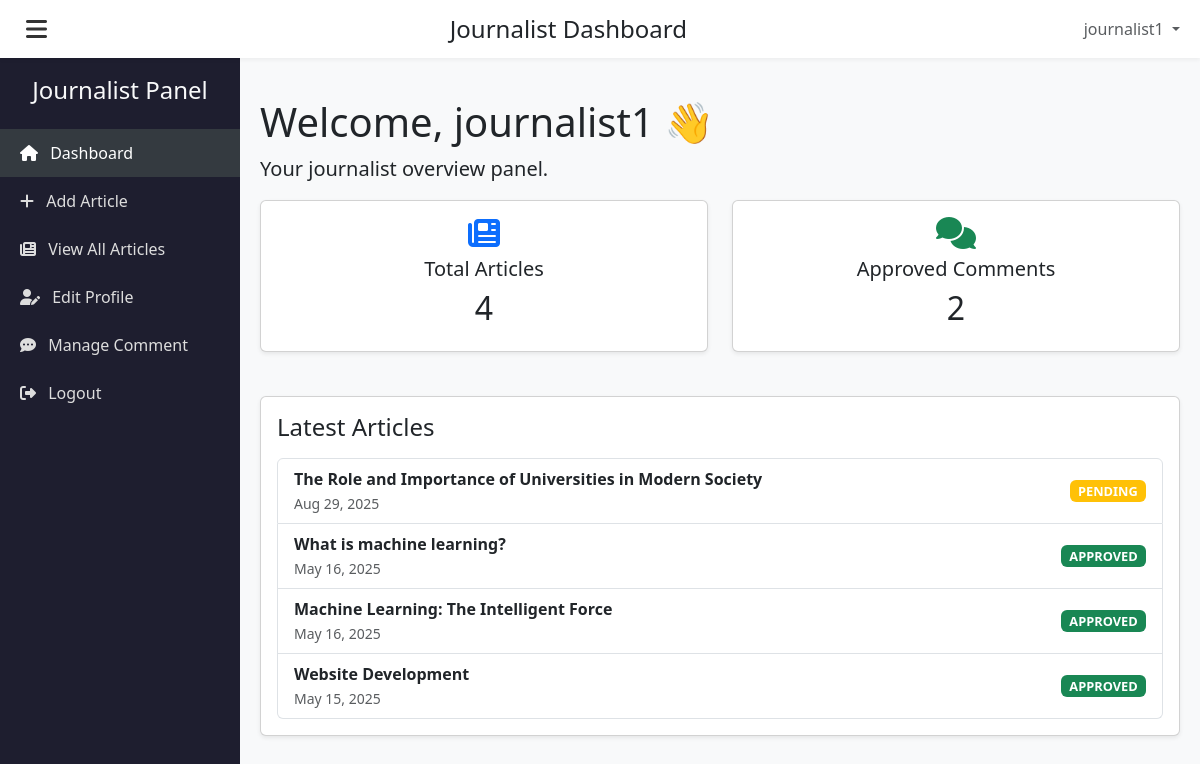
The page /journalist_dashboard.php (signed in) on the database its author committed.
### tables this page shows
CREATE TABLE `articles` (
  `article_id` int(11) NOT NULL AUTO_INCREMENT,
  `title` varchar(255) NOT NULL,
  `content` text NOT NULL,
  `image_url` varchar(255) DEFAULT NULL,
  `status` enum('draft','pending','approved','declined') DEFAULT 'draft',
  `created_at` timestamp NOT NULL DEFAULT current_timestamp(),
  `updated_at` timestamp NOT NULL DEFAULT current_timestamp() ON UPDATE current_timestamp(),
  `author_id` int(11) DEFAULT NULL,
  PRIMARY KEY (`article_id`),
  KEY `author_id` (`author_id`),
  CONSTRAINT `articles_ibfk_1` FOREIGN KEY (`author_id`) REFERENCES `users` (`user_id`) ON DELETE SET NULL
);

### journalist_dashboard.php (the view, shortened to what this page needs)
<?php
require_once 'db.php';
$journalist_id = $_SESSION['user_id'];
$username = htmlspecialchars($_SESSION['username']);
$article_count = 0;
$stmt = $conn->prepare("SELECT COUNT(*) FROM articles WHERE author_id = ?");
$stmt->bind_param("i", $journalist_id);
$stmt->execute();
$stmt->bind_result($article_count);
$comment_count = 0;
$stmt = $conn->prepare("
    SELECT COUNT(*) FROM comments
    WHERE article_id IN (
        SELECT article_id FROM articles WHERE author_id = ?
    ) AND status = 'approved'
");
$stmt->bind_param("i", $journalist_id);
$stmt->execute();
$stmt->bind_result($comment_count);
$latest_articles = [];
$stmt = $conn->prepare("
    SELECT article_id, title, created_at, status
    FROM articles
    WHERE author_id = ?
    ORDER BY created_at DESC
    LIMIT 5
");
$stmt->bind_param("i", $journalist_id);
$stmt->execute();
$stmt->bind_result($id, $title, $created_at, $status);
while ($stmt->fetch()) {
    $latest_articles[] = [
        'id' => $id,
        'title' => $title,
        'created_at' => $created_at,
        'status' => $status
    ];
}
?>
<!DOCTYPE html>
<html lang="en">
<head>
    <link href="https://cdn.jsdelivr.net/npm/bootstrap@5.3.0/dist/css/bootstrap.min.css" rel="stylesheet">
    <link href="https://cdnjs.cloudflare.com/ajax/libs/font-awesome/6.4.0/css/all.min.css" rel="stylesheet">
</head>
<body>
    <div class="top-navbar">
        <button class="hamburger" onclick="toggleSidebar()">
            <i class="fas fa-bars"></i>
        </button>
        <h4 class="m-0">Journalist Dashboard</h4>
        <div class="dropdown d-none d-md-block">
            <a href="#" class="text-muted dropdown-toggle" id="journalistDropdown" data-bs-toggle="dropdown" aria-expanded="false" style="text-decoration:none;cursor:pointer;">
                <?php echo $username; ?>
            </a>
        </div>
    </div>
    <nav id="sidebar" class="sidebar">
        <h4 class="text-center text-light mt-3">Journalist Panel</h4>
        <ul class="list-unstyled mt-4">
            <li class="active"><a href="journalist_dashboard.php"><i class="fas fa-home me-2"></i> Dashboard</a></li>
            <li><a href="add_article.php"><i class="fas fa-plus me-2"></i> Add Article</a></li>
            <li><a href="view_articles.php"><i class="fas fa-newspaper me-2"></i> View All Articles</a></li>
            <li><a href="edit_profile.php"><i class="fas fa-user-edit me-2"></i> Edit Profile</a></li>
            <li><a href="j.manage_comment.php"><i class="fas fa-comment-dots me-2"></i> Manage Comment</a></li>
            <li><a href="logout.php"><i class="fas fa-sign-out-alt me-2"></i> Logout</a></li>
        </ul>
    </nav>
    <main id="mainContent" class="main-content">
        <h1>Welcome, <?php echo $username; ?> 👋</h1>
        <p class="lead">Your journalist overview panel.</p>
        <div class="row mb-4">
            <div class="col-md-6">
                <div class="card shadow-sm">
                    <div class="card-body text-center">
                        <i class="fas fa-newspaper fa-2x text-primary mb-2"></i>
                        <h5>Total Articles</h5>
                        <h2><?php echo $article_count; ?></h2>
                    </div>
                </div>
            </div>
            <div class="col-md-6">
                <div class="card shadow-sm">
                    <div class="card-body text-center">
                        <i class="fas fa-comments fa-2x text-success mb-2"></i>
                        <h5>Approved Comments</h5>
                        <h2><?php echo $comment_count; ?></h2>
                    </div>
                </div>
            </div>
        </div>
        <div class="card shadow-sm">
            <div class="card-body">
                <h4 class="mb-3">Latest Articles</h4>
                <?php if (empty($latest_articles)): ?>
                    <p>No articles posted yet.</p>
                <?php else: ?>
                    <ul class="list-group">
                        <?php foreach ($latest_articles as $article): ?>
                            <li class="list-group-item d-flex justify-content-between align-items-center">
                                <div>
                                    <strong><?php echo htmlspecialchars($article['title']); ?></strong><br>
                                    <small class="text-muted"><?php echo date('M j, Y', strtotime($article['created_at'])); ?></small>
                                </div>
                                <span class="badge bg-<?php
                                                        echo $article['status'] === 'approved' ? 'success' : ($article['status'] === 'pending' ? 'warning' : 'secondary');
                                                        ?> status-badge text-uppercase">
                                    <?php echo $article['status']; ?>
                                </span>
                            </li>
                        <?php endforeach; ?>
                    </ul>
                <?php endif; ?>
            </div>
        </div>
    </main>
</body>
</html>

### journalist_dashboard.php (style rules this page uses)
body { font-family: 'Segoe UI', sans-serif; background-color: #f8f9fa; margin: 0; overflow-x: hidden; }
.top-navbar { background-color: #ffffff; box-shadow: 0 2px 4px rgba(0, 0, 0, 0.05); padding: 10px 20px; display: flex; align-items: center; justify-content: space-between; position: sticky; top: 0; z-index: 1040; }
.hamburger { font-size: 24px; background: none; border: none; color: #333; }
.sidebar { background-color: #1e1e2f; color: white; height: 100vh; width: 240px; position: fixed; top: 0; left: 0; z-index: 1030; padding-top: 60px; transition: transform 0.3s ease; }
.sidebar a { color: #ddd; display: block; padding: 12px 20px; text-decoration: none; }
.sidebar a:hover, .sidebar .active a { background-color: #343a40; color: #fff; }
.main-content { margin-left: 240px; padding: 40px 20px; transition: margin-left 0.3s ease; }
.card { margin-bottom: 20px; }
.status-badge { font-size: 0.8rem; }

### rows shown on the page
articles: title "The Role and Importance of Universities in Modern Society", created_at "Aug 29, 2025", status "PENDING"
articles: title "What is machine learning?", created_at "May 16, 2025", status "APPROVED"
articles: title "Machine Learning: The Intelligent Force", created_at "May 16, 2025", status "APPROVED"
articles: title "Website Development", created_at "May 15, 2025", status "APPROVED"

### other values the page prints
$username "journalist1"
$article_count "4"
$comment_count "2"
